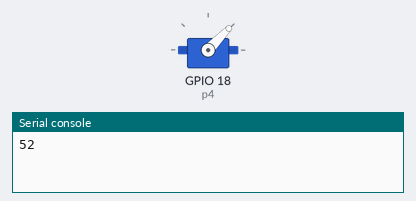
The program below on a simulated ESP32 board running MicroPython. Shown: servo, the last lines printed to the serial console. Servo angles are drawn from the pulse width (0.5 ms = 0°, 2.5 ms = 180°).

Above: at 0.05 s.
At 1.5 s:
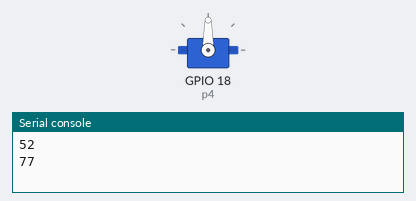
At 3.0 s:
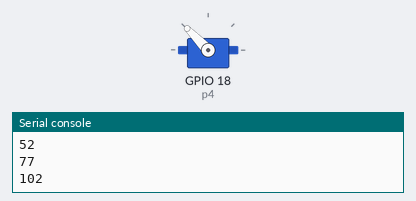
Timing chart, 0 to 6.9 s (numbered marks = the images above):
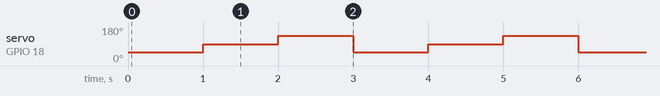

Measured:
- by itself, servo on GPIO 18 (p4): repeats every 3.0 s: 134° 1.0 s, 46° 1.0 s, 90° 1.0 s

The program:

Servo_tst.py
```python
# Servo_tst.py

import machine
from machine import Pin
from time import sleep

p4 = machine.Pin(18)
servo = machine.PWM(p4,freq=50)

# duty for servo is between 52...102
duty_min=52 # 52*20/1023 ms=1.02 ms
duty_mid=77 # 77*20/1023 ms=1.51 ms
duty_max=102 # 102*20/1023 ms=1.99 ms

while True:
    for pos in (duty_min,duty_mid,duty_max):
        print(pos)
        servo.duty(pos)
        sleep(1)
```
